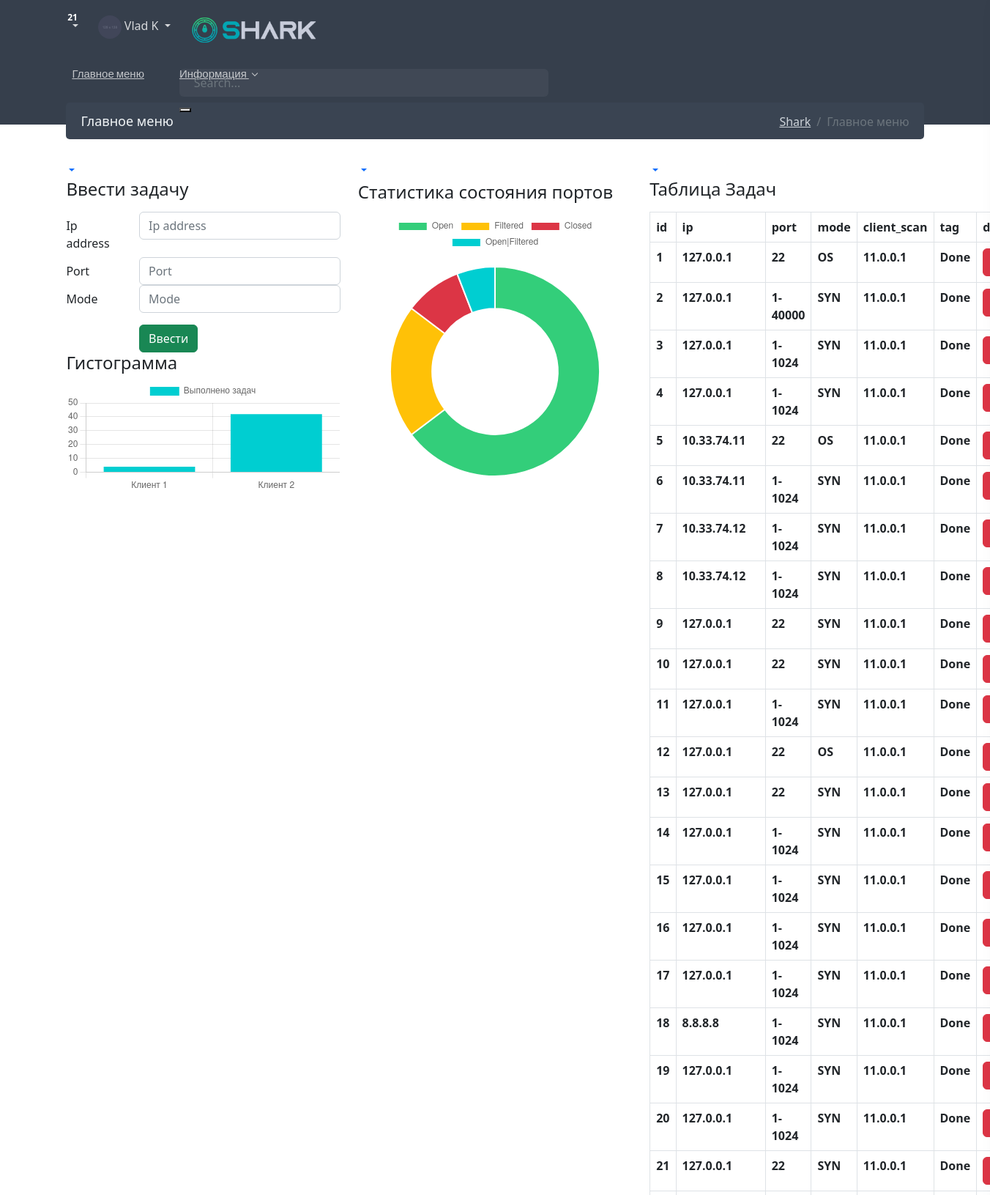
Page /index/ (signed in, upper part) on the committed database.
### server/models.py (models this page shows)
class DataServer(models.Model):
    client = models.ForeignKey(ClientBD, on_delete=models.SET_NULL, null=True)
    tag = models.CharField(max_length=10, default=False)
    ip = models.CharField(max_length=20)
    port = models.CharField(max_length=20)
    mode = models.CharField(max_length=20)

class ClientBD(models.Model):
    ip_client = models.CharField(max_length=20)
    def __str__(self):
        return self.ip_client

### server/views.py (the view, shortened to what this page needs)
# urls.py: path('index/', views.data, name='index'),
@login_required(redirect_field_name=None, login_url='/')
def data(request):
    open = ScanInfo.objects.filter(state='open').count()
    filtered = ScanInfo.objects.filter(state='filtered').count()
    close = ScanInfo.objects.filter(state='closed').count()
    open_filtered = ScanInfo.objects.filter(state='open|filtered').count()
    client_1 = 0
    client_2 = 0
    data_server = DataServer.objects.in_bulk()
    for id in data_server:
        a = data_server[id].tag
        b = data_server[id].client.id
        if data_server[id].tag=='Done' and data_server[id].client.id == 1:
            client_1+=1
        if data_server[id].tag=='Done' and data_server[id].client.id == 2:
            client_2+=1
    query_results = ScanInfo.objects.all()
    data_serv = DataServer.objects.all()
    task_done = DataServer.objects.filter(tag='Done').count()
    error = ''
    form = DataServerForm()
    tasks = {
        'open':open,
        'filtered':filtered,
        'close':close,
        'open_filtered':open_filtered,
        'form': form,
        'data_serv': data_serv,
        'error': error,
        'section': query_results,
        'task_done': task_done,
        'client_1':client_1,
        'client_2':client_2,
    }
    return render(request, 'server/index.html', tasks)

### server/forms.py
class DataServerForm(ModelForm):
    class Meta:
        model = DataServer
        fields = ['ip', 'port', 'mode']
        widgets = {
            'ip': TextInput(attrs={
                'class': 'form-control',
                'placeholder': 'Ip address',
            }),
            'port': TextInput(attrs={
                'class': 'form-control',
                'placeholder': 'Port',
            }),
            'mode': TextInput(attrs={
                'class': 'form-control',
                'placeholder': 'Mode',
            })
        }

### server/templates/server/index.html (shortened to what this page needs)
{% load static %}
<!DOCTYPE html>
<html lang="en">
<head>
    <link href="{% static 'server/libs/jqvmap/jqvmap.min.css' %}" rel="stylesheet" />
    <link href="{% static 'server/libs/datatables/dataTables.bootstrap4.min.css' %}" rel="stylesheet" type="text/css" />
    <link href="{% static 'server/libs/datatables/responsive.bootstrap4.min.css' %}" rel="stylesheet" type="text/css" />
    <link href="{% static 'server/libs/datatables/buttons.bootstrap4.min.css' %}" rel="stylesheet" type="text/css" />
    <link href="{% static 'server/libs/datatables/select.bootstrap4.min.css' %}" rel="stylesheet" type="text/css" />
    <link href="{% static 'server/css/bootstrap.min.css' %}" rel="stylesheet" type="text/css" />
    <link href="{% static 'server/css/icons.min.css' %}" rel="stylesheet" type="text/css" />
    <link href="{% static 'server/css/app.min.css' %}" rel="stylesheet" type="text/css" />
</head>
<body>
    <header id="topnav">
        <div class="navbar-custom">
            <div class="container-fluid">
                <ul class="list-unstyled topnav-menu float-right mb-0">
                    <li class="dropdown notification-list">
                        <a class="nav-link dropdown-toggle waves-effect waves-light" data-toggle="dropdown" href="#"
                            role="button" aria-haspopup="false" aria-expanded="false">
                            <span class="badge badge-info noti-icon-badge">21</span>
                        </a>
                    </li>
                    <li class="dropdown notification-list">
                        <a class="nav-link dropdown-toggle nav-user mr-0 waves-effect waves-light"
                            data-toggle="dropdown" href="#" role="button" aria-haspopup="false" aria-expanded="false">
                            <img src="{% static 'server/images/users/avatar-4.jpg' %}" alt="user-image"
                                class="rounded-circle">
                            <span class="pro-user-name ml-1">
                                Vlad K
                            </span>
                        </a>
                    </li>
                </ul>
                <ul class="list-unstyled menu-left mb-0">
                    <li class="float-left logo-box">
                        <a href="/" class="logo">
                            <span class="logo-lg p-1">
                                <img src="{% static 'server/images/logo-shark.png' %}" alt="" height="40">
                            </span>
                        </a>
                    </li>
                    <li class="app-search d-none d-md-block">
                        <form>
                            <input type="text" placeholder="Search..." class="form-control">
                            <button type="submit" class="sr-only"></button>
                        </form>
                    </li>
                </ul>
            </div>
        </div>
        <div class="topbar-menu">
            <div class="container-fluid">
                <div id="navigation">
                    <ul class="navigation-menu">
                        <li class="has-submenu">
                            <a href="index.html">
                                Главное меню
                            </a>
                        </li>
                        <li class="has-submenu">
                            <a href="#">
                                Информация <div class="arrow-down"></div></a>
                        </li>
                    </ul>
                    <div class="clearfix"></div>
                </div>
            </div>
        </div>
    </header>
    <div class="wrapper">
        <div class="container-fluid">
            <div class="page-title-box">
                <div class="page-title-right">
                    <ol class="breadcrumb m-0">
                        <li class="breadcrumb-item"><a href="javascript: void(0);">Shark</a></li>
                        <li class="breadcrumb-item active">Главное меню</li>
                    </ol>
                </div>
                <h4 class="page-title">Главное меню</h4>
            </div>
            <div class="row">
                <div class="col-xl-4">
                    <div class="card-box">
                        <div class="dropdown float-right">
                            <a href="#" class="dropdown-toggle arrow-none card-drop" data-toggle="dropdown"
                                aria-expanded="false">
                            </a>
                        </div>
                        <h4 class="header-title mb-3">Ввести задачу</h4>
                        <form class="form-horizontal" method="post" id="post-form">
                            <div id="result">
                                <div class="form-group row">
                                    <label class="col-sm-3 col-form-label">Ip address</label>
                                    <div class="col-sm-9">
                                        {{ form.ip }}
                                    </div>
                                </div>
                                <div class="form-group row">
                                    <label for="inputPassword3" class="col-sm-3 col-form-label">Port</label>
                                    <div class="col-sm-9">
                                        {{ form.port }}
                                    </div>
                                </div>
                                <div class="form-group row mb-3">
                                    <label class="col-sm-3 col-form-label">Mode</label>
                                    <div class="col-sm-9">
                                        {{ form.mode }}
                                    </div>
                                </div>
                            </div>
                            <div class="form-group mb-0 justify-content-end row">
                                <div class="col-sm-9">
                                    <button type="submit"
                                        class="btn btn-success waves-effect waves-light">Ввести</button>
                                </div>
                            </div>
                        </form>
                    </div>
                    <div class="card-box">
                        <h4 class="header-title">Гистограмма</h4>
                            <canvas id="myChart" height="125" ></canvas>
                            <script>
                                var ctx = document.getElementById("myChart").getContext("2d");
                                var myChart = new Chart(ctx, {
                                  type: "bar",
                                  data: {
                                    labels: ["Клиент 1", "Клиент 2"],
                                    datasets: [
                                      {
                                        data: ['{{client_1|safe}}','{{client_2|safe}}'],
                                        label: "Выполнено задач",
                                        backgroundColor: "#00CED1",
                                      },
                                    ],
                                  },
                                });
                            </script>
                    </div>
                </div>
                <div class="col-xl-4">
                    <div class="card-box">
                        <div class="dropdown float-right">
                            <a href="#" class="dropdown-toggle arrow-none card-drop" data-toggle="dropdown"
                                aria-expanded="false">
                            </a>
                        </div>
                        <h4 class="header-title mt-1 mb-3">Статистика состояния портов</h4>
                        <div class="mb-2">
                            <canvas id="chartId"></canvas>
                            <script>
                                var chrt = document.getElementById("chartId").getContext("2d");
                                var chartId = new Chart(chrt, {
                                  type: "doughnut",
                                  data: {
                                    labels: ["Open", "Filtered", "Closed", "Open|Filtered"],
                                    datasets: [{
                                        label: "Char",
                                        data: ['{{open|safe}}','{{filtered|safe}}','{{close|safe}}','{{open_filtered|safe}}'],
                                        backgroundColor: ['#33ce7a', '#ffc107', '#dc3545', '#00CED1'],
                                        hoverOffset: 3}],
                                  },
                                  options: { responsive: true, cutout: "60%", radius: "90%", weight: 100 },
                                });
                            </script>
                        </div>
                    </div>
                </div>
            <div class="col-xl-4">
                <div class="card-box">
                    <div class="dropdown float-right">
                        <a href="#" class="dropdown-toggle arrow-none card-drop" data-toggle="dropdown"
                            aria-expanded="false">
                        </a>
                    </div>
                    <h4 class="header-title mb-3">Таблица Задач</h4>
                    <table class="table table-bordered dt-responsive nowrap" id = 'datatables'>
                        <thead>
                            <tr>
                                <th>id</th>
                                <th>ip</th>
                                <th>port</th>
                                <th>mode</th>
                                <th>client_scan</th>
                                <th>tag</th>
                                <th>delete</th>
                            </tr>
                        </thead>
                        <tbody>
                            {% for i in data_serv %}
                            <tr>
                                <th>{{forloop.counter}}</th>
                                <th>{{i.ip}}</th>
                                <th>{{i.port}}</th>
                                <th>{{i.mode}}</th>
                                <th>{{i.client}}</th>
                                <th>{{i.tag}}</th>
                                <th><a href="{% url 'delete' i.pk %}" class="btn btn-danger mx-auto">Удалить</a>
                                </th>
                            </tr>
                            {% endfor %}
                        </tbody>
                    </table>
                    </div>
                </div>
            </div>
    </div>
</body>
</html>

### rows in the picture
DataServer: ip "127.0.0.1", port "22", mode "OS", client "11.0.0.1", tag "Done"
DataServer: ip "127.0.0.1", port "1-40000", mode "SYN", client "11.0.0.1", tag "Done"
DataServer: ip "127.0.0.1", port "1-1024", mode "SYN", client "11.0.0.1", tag "Done"
DataServer: ip "127.0.0.1", port "1-1024", mode "SYN", client "11.0.0.1", tag "Done"
DataServer: ip "10.33.74.11", port "22", mode "OS", client "11.0.0.1", tag "Done"
DataServer: ip "10.33.74.11", port "1-1024", mode "SYN", client "11.0.0.1", tag "Done"
DataServer: ip "10.33.74.12", port "1-1024", mode "SYN", client "11.0.0.1", tag "Done"
DataServer: ip "10.33.74.12", port "1-1024", mode "SYN", client "11.0.0.1", tag "Done"
DataServer: ip "127.0.0.1", port "22", mode "SYN", client "11.0.0.1", tag "Done"
DataServer: ip "127.0.0.1", port "22", mode "SYN", client "11.0.0.1", tag "Done"
DataServer: ip "127.0.0.1", port "1-1024", mode "SYN", client "11.0.0.1", tag "Done"
DataServer: ip "127.0.0.1", port "22", mode "OS", client "11.0.0.1", tag "Done"
DataServer: ip "127.0.0.1", port "22", mode "SYN", client "11.0.0.1", tag "Done"
DataServer: ip "127.0.0.1", port "1-1024", mode "SYN", client "11.0.0.1", tag "Done"
DataServer: ip "127.0.0.1", port "1-1024", mode "SYN", client "11.0.0.1", tag "Done"
DataServer: ip "127.0.0.1", port "1-1024", mode "SYN", client "11.0.0.1", tag "Done"
DataServer: ip "127.0.0.1", port "1-1024", mode "SYN", client "11.0.0.1", tag "Done"
DataServer: ip "8.8.8.8", port "1-1024", mode "SYN", client "11.0.0.1", tag "Done"
DataServer: ip "127.0.0.1", port "1-1024", mode "SYN", client "11.0.0.1", tag "Done"
DataServer: ip "127.0.0.1", port "1-1024", mode "SYN", client "11.0.0.1", tag "Done"
DataServer: ip "127.0.0.1", port "22", mode "SYN", client "11.0.0.1", tag "Done"

### other values in the picture
chart data {{ client_1|safe }} 4
chart data {{ client_2|safe }} 42
chart data {{ open|safe }} 44
chart data {{ filtered|safe }} 14
